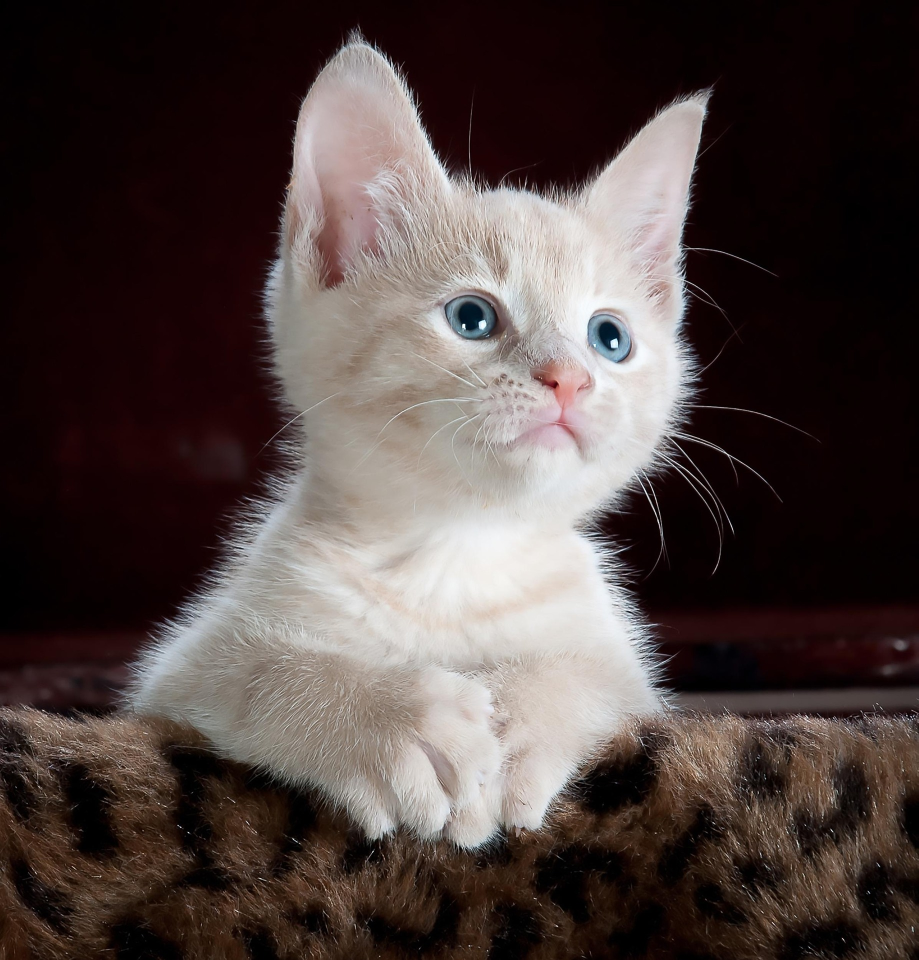
#> input picture test.jpg, 1837 x 1920 px, found by its file name (shown at 1/2 size)
$ python morfoloji.py
#> lines starting #> are read from the running program, lines starting #| are printed output that depends on the picture; after the words box and inside, x2 and y2 are one past the last pixel; in counts of white or black regions, pixels touching at a corner belong together
import cv2
import numpy as np

# Görüntüyü gri tonlamalı okuyoruz
resim_gri = cv2.imread('test.jpg', cv2.IMREAD_GRAYSCALE)
#> resim_gri: shape (1920, 1837); min 0, max 255, mean 69.9

# Resmi gri tonlamalı okuyup %50 oranında küçültüyoruz
resim_gri = cv2.resize(resim_gri, (0, 0), fx=0.5, fy=0.5)
#> resim_gri: shape (960, 918)

# Küçülmüş resim üzerinden eşikleme yapıyoruz
ret, esiklenmis_resim = cv2.threshold(resim_gri, 127, 255, cv2.THRESH_BINARY)
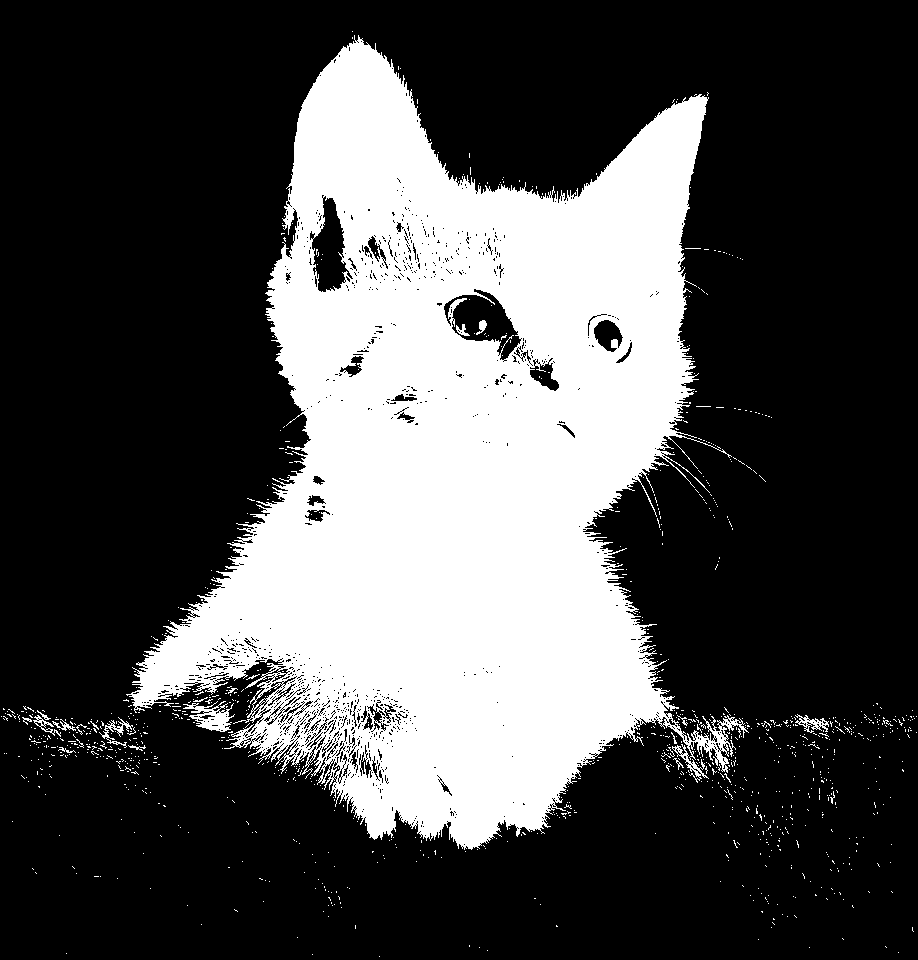
#> esiklenmis_resim: shape (960, 918); 29.7% white; 1104 white regions (1083 under 20 px), largest, box (x1, y1, x2, y2) and area: (126, 35, 749, 850) 256500, (183, 701, 235, 732) 728, (672, 744, 709, 783) 277

# Morfolojik işlemler için 5x5 boyutunda 1'lerden oluşan kernel matrisi
kernel = np.ones((5,5), np.uint8)

# 1 - Erode (Aşındırma): işlemi ile beyaz alanları inceltme
asindirilmis_resim = cv2.erode(esiklenmis_resim, kernel, iterations=1)
#> asindirilmis_resim: shape (960, 918); 24.7% white; 70 white regions (60 under 20 px), largest, box (x1, y1, x2, y2) and area: (136, 45, 705, 847) 217071, (265, 724, 278, 746) 133, (238, 654, 254, 663) 71

# 2 - Dilate (Genişletme): işlemi ile beyaz alanları kalınlaştırma
genisletilmis_resim = cv2.dilate(esiklenmis_resim, kernel, iterations=1)
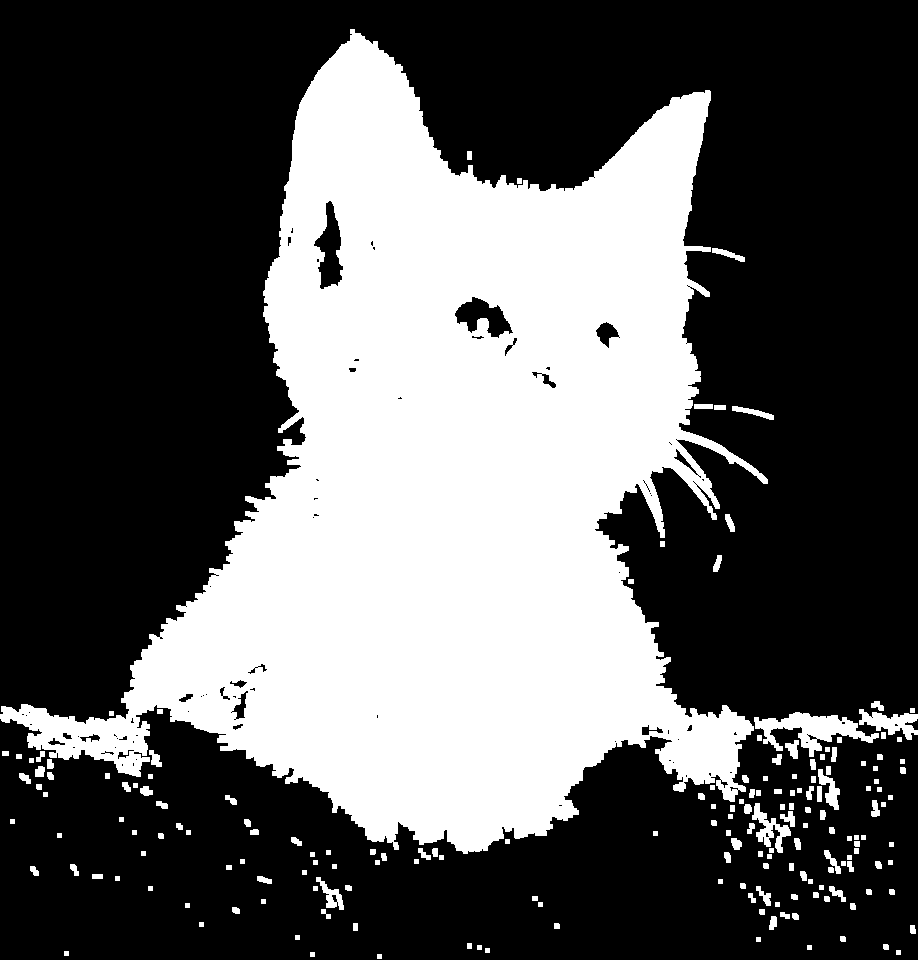
#> genisletilmis_resim: shape (960, 918); 35.3% white; 185 white regions, largest, box (x1, y1, x2, y2) and area: (0, 29, 768, 854) 298668, (754, 712, 879, 757) 2265, (859, 709, 918, 740) 901

# 3 - Opening (Açma): Önce aşındır, sonra genişlet (Dışarıdaki gürültüleri siler)
acma_resim = cv2.morphologyEx(esiklenmis_resim, cv2.MORPH_OPEN, kernel)
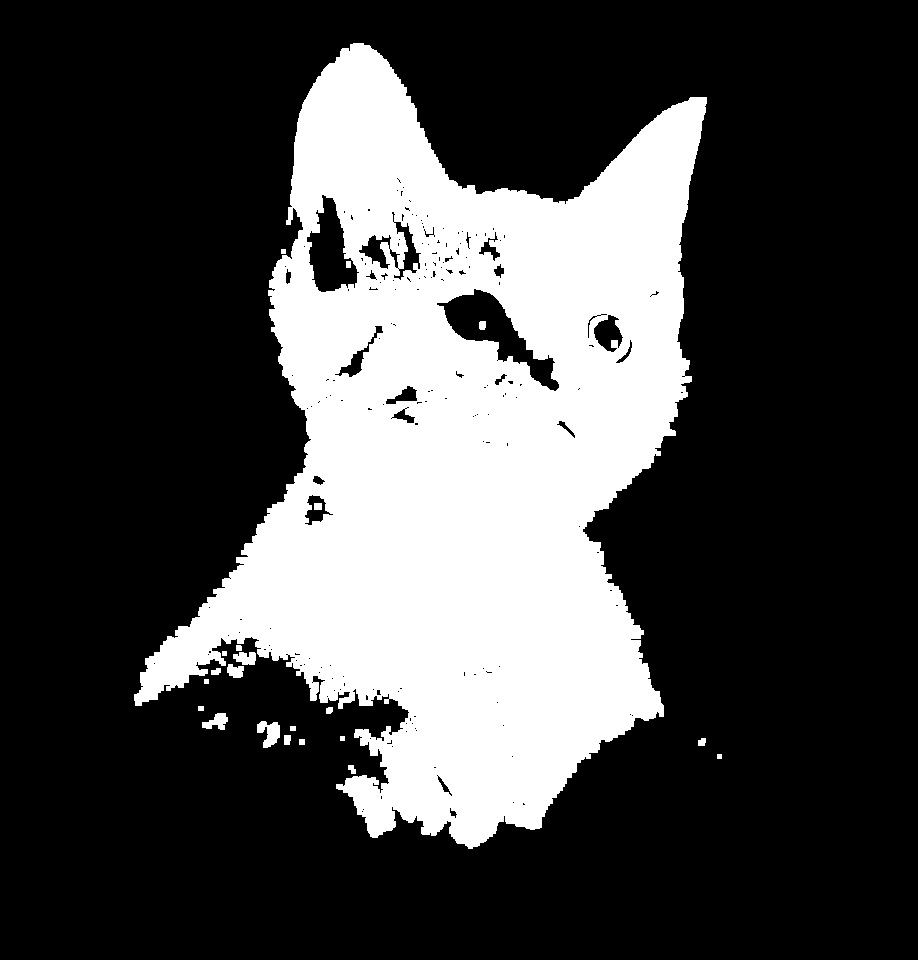
#> acma_resim: shape (960, 918); 27.2% white; 22 white regions, largest, box (x1, y1, x2, y2) and area: (134, 43, 707, 849) 237633, (257, 721, 280, 748) 387, (202, 713, 228, 730) 260

# 4 - Closing (Kapatma): Önce genişlet, sonra aşındır (İçerideki siyah delikleri kapatır)
kapatma_resim = cv2.morphologyEx(esiklenmis_resim, cv2.MORPH_CLOSE, kernel)
#> kapatma_resim: shape (960, 918); 32.1% white; 361 white regions (343 under 20 px), largest, box (x1, y1, x2, y2) and area: (0, 35, 752, 852) 279611, (757, 714, 863, 745) 1031, (864, 714, 918, 733) 300

# 5 - Gradient (Gradyan): Genişletilmiş hali ile aşındırılmış hali arasındaki fark (Kenar çıkarır)
gradyan_resim = cv2.morphologyEx(esiklenmis_resim, cv2.MORPH_GRADIENT, kernel)
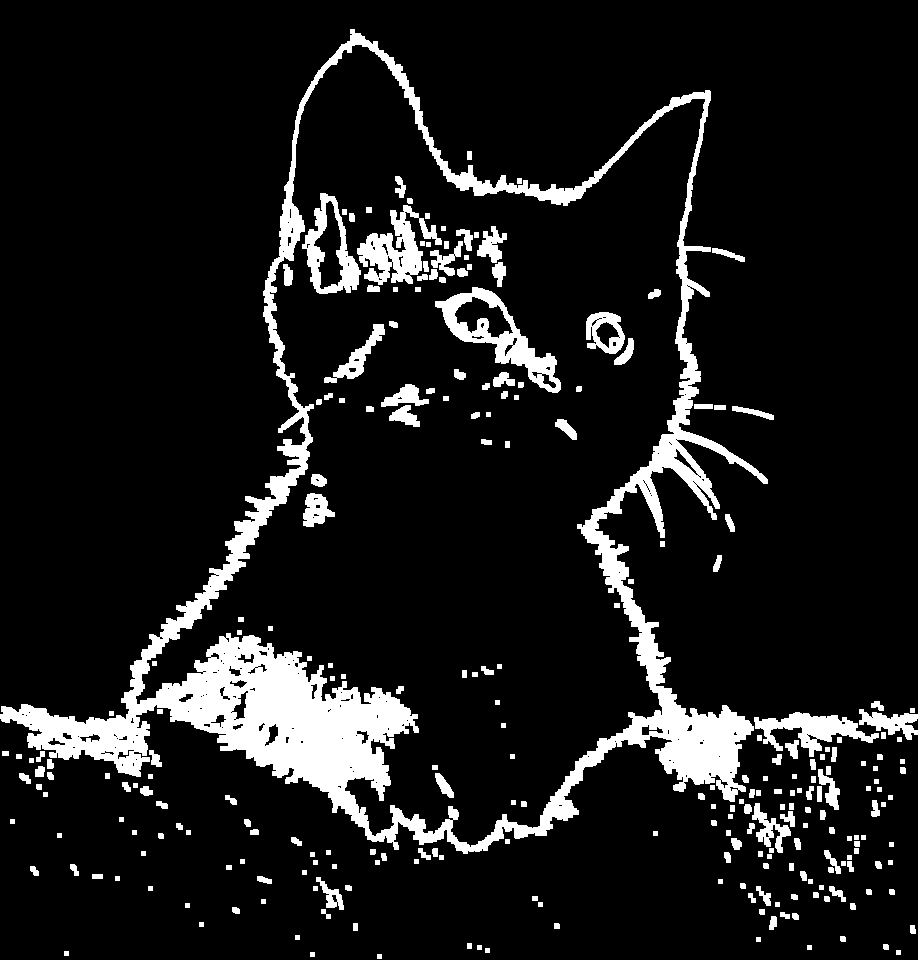
#> gradyan_resim: shape (960, 918); 10.6% white; 262 white regions, largest, box (x1, y1, x2, y2) and area: (0, 29, 768, 854) 63559, (435, 287, 561, 393) 3556, (357, 205, 442, 285) 3000

# 6 - Top Hat (Üst Şapka): Orijinal resim ile Açma işlemi arasındaki fark
ust_sapka_resim = cv2.morphologyEx(esiklenmis_resim, cv2.MORPH_TOPHAT, kernel)
#> ust_sapka_resim: shape (960, 918); 2.5% white in thin lines or dots

# 7 - Black Hat (Kara Şapka): Kapatma işlemi ile orijinal resim arasındaki fark
kara_sapka_resim = cv2.morphologyEx(esiklenmis_resim, cv2.MORPH_BLACKHAT, kernel)
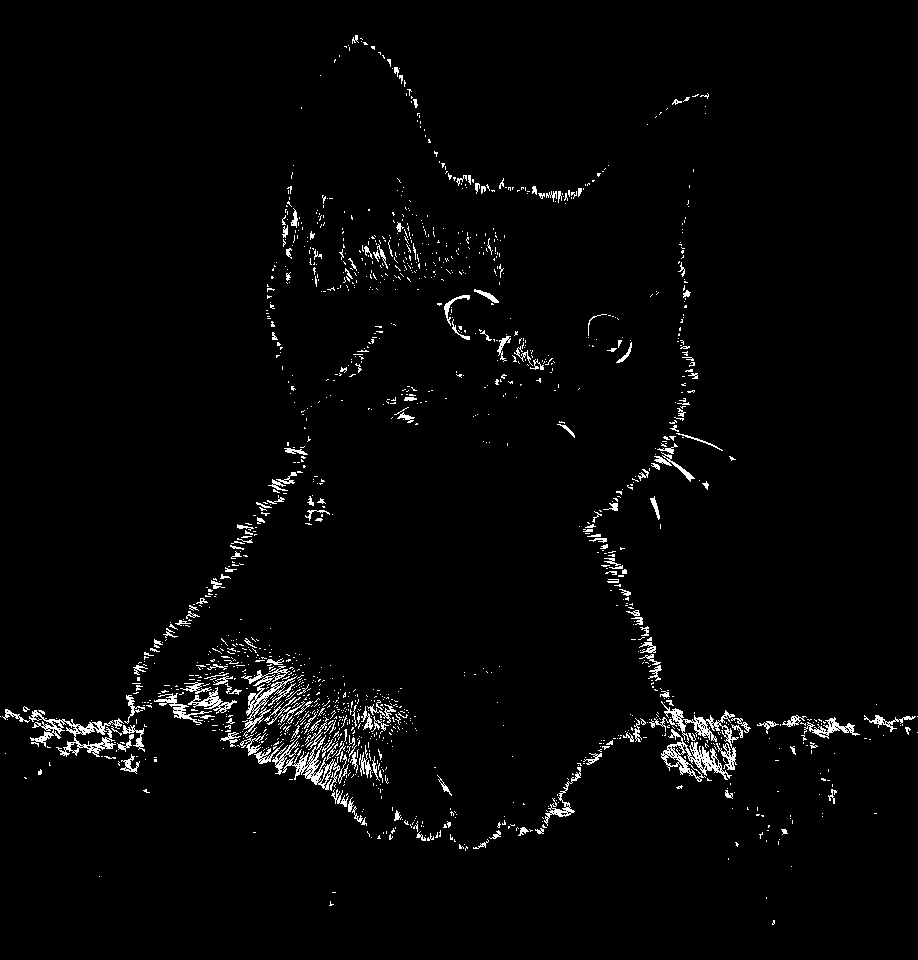
#> kara_sapka_resim: shape (960, 918); 2.4% white in thin lines or dots

# Sonuçları ekranda gösterme
cv2.imshow("1 - Threshold (Esikleme)", esiklenmis_resim)
cv2.imshow("2 - Erode (Asindirma)", asindirilmis_resim)
cv2.imshow("3 - Dilate (Genisletme)", genisletilmis_resim)
cv2.imshow("4 - Opening (Acma)", acma_resim)
cv2.imshow("5 - Closing (Kapatma)", kapatma_resim)
cv2.imshow("6 - Morphological Gradient (Gradyan)", gradyan_resim)
cv2.imshow("7 - Top Hat (Ust Sapka)", ust_sapka_resim)
cv2.imshow("8 - Black Hat (Kara Sapka)", kara_sapka_resim)

# Pencerelerin kapanmaması için bekleme komutları
cv2.waitKey(0)
cv2.destroyAllWindows()
